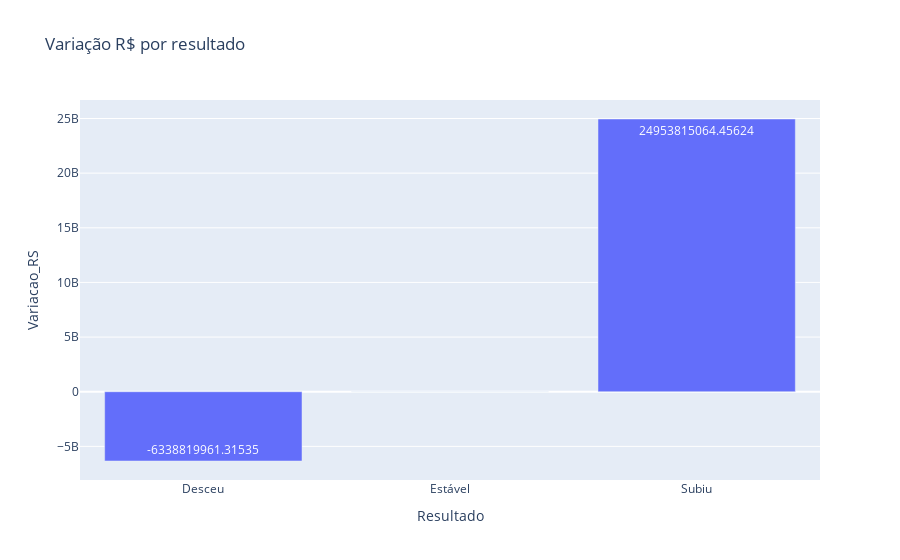

Write notebook code for a chart like this one.
### Markdown cell above
Criação de gráficos.

### Code cell
fig = px.bar(df_analise_saldo, x='Resultado', y='Variacao_RS', text='Variacao_RS', title='Variação R$ por resultado')
fig.show()

### Figure 1 — Plotly figure (JSON) as saved in the notebook; plotly's stock layout.template omitted (floating-point values rounded to 4 significant figures)
{"data": [{"alignmentgroup": "True", "hovertemplate": "Resultado=%{x}<br>Variacao_RS=%{text}<extra></extra>", "legendgroup": "", "marker": {"color": "#636efa", "pattern": {"shape": ""}}, "name": "", "offsetgroup": "", "orientation": "v", "showlegend": false, "text": [-6339000000.0, 0, 24950000000.0], "textposition": "auto", "type": "bar", "x": ["Desceu", "Estável", "Subiu"], "xaxis": "x", "y": [-6339000000.0, 0, 24950000000.0], "yaxis": "y"}], "layout": {"barmode": "relative", "legend": {"tracegroupgap": 0}, "title": {"text": "Variação R$ por resultado"}, "xaxis": {"anchor": "y", "domain": [0, 1], "title": {"text": "Resultado"}}, "yaxis": {"anchor": "x", "domain": [0, 1], "title": {"text": "Variacao_RS"}}}}
